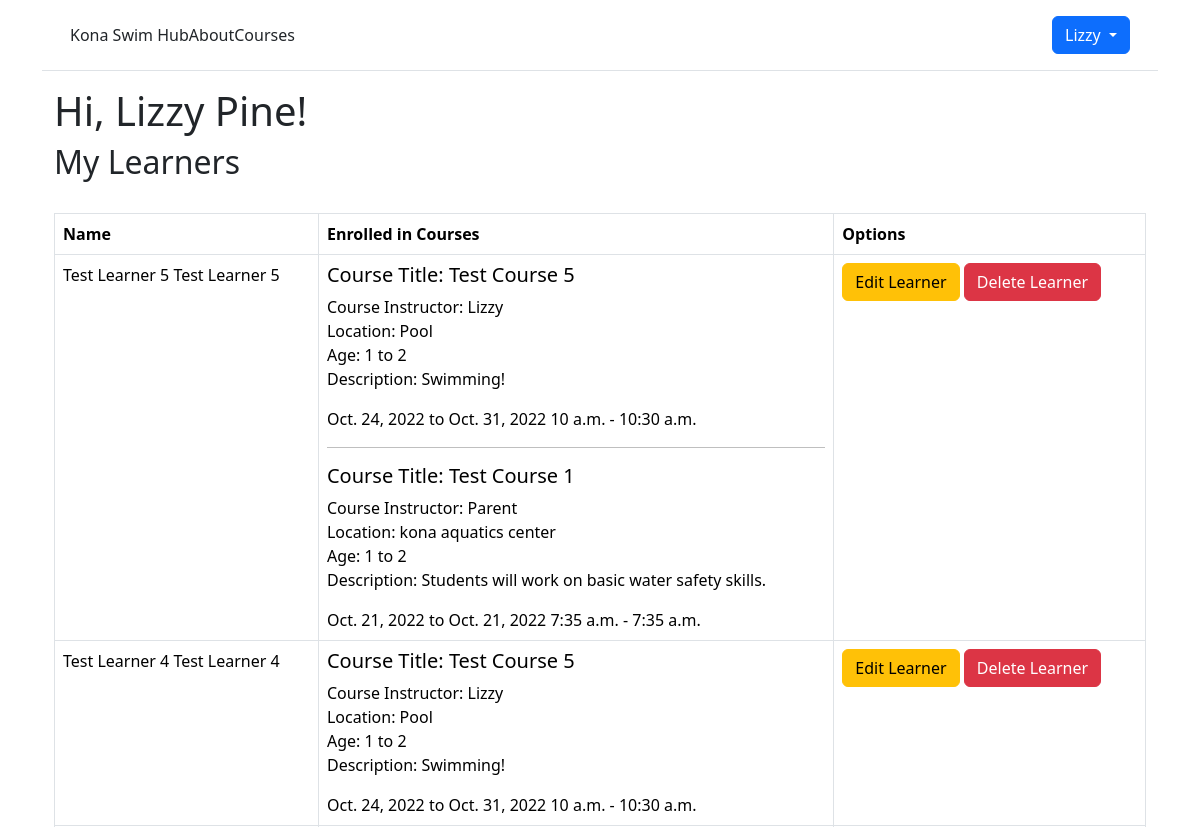
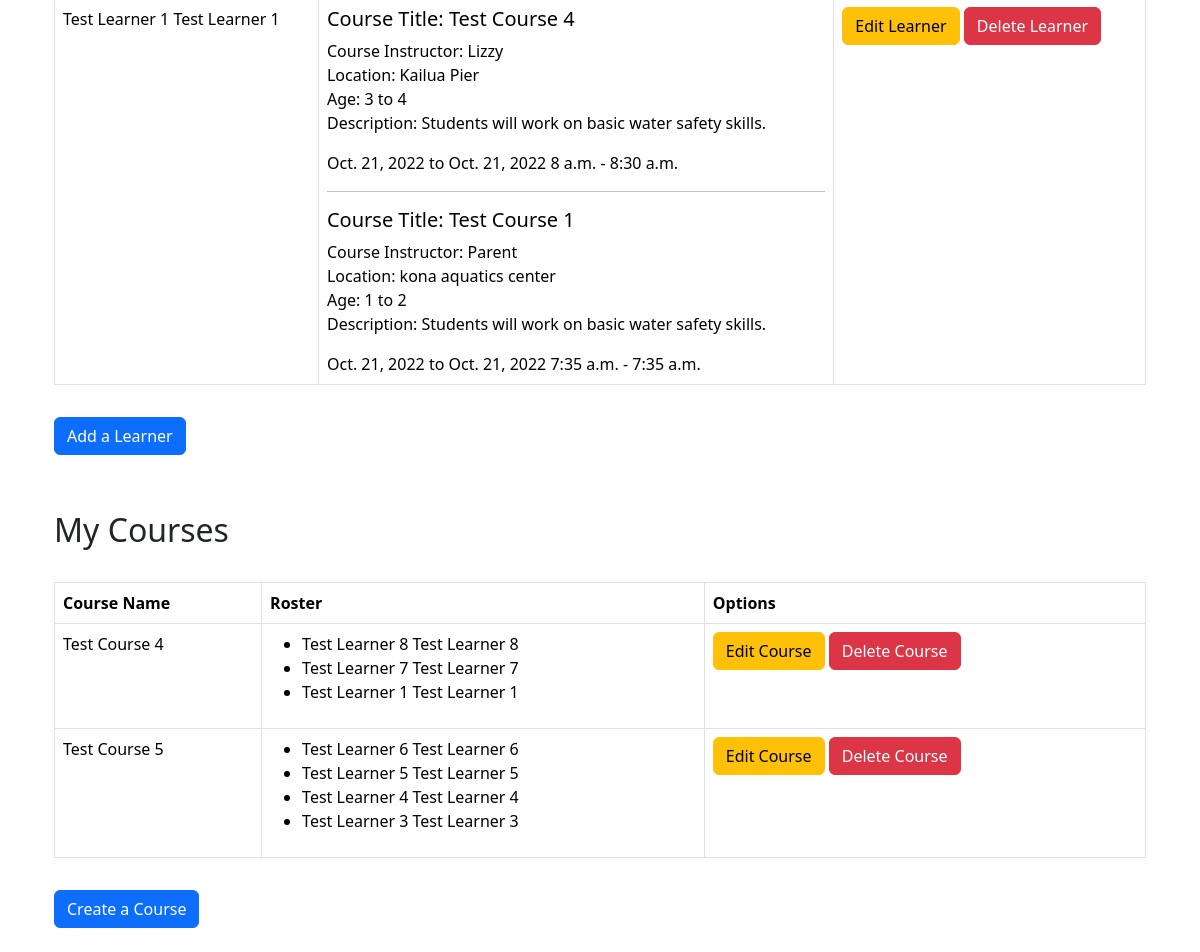
The page /accounts/my-account/ (signed in) on the database its author committed (2 pictures, top to bottom).
### accounts/models.py (models this page shows, shortened)
class CustomUser(AbstractUser):
    email = models.EmailField(max_length=200)
    password = models.CharField(max_length=200)
    first_name = models.CharField(max_length = 100)
    last_name = models.CharField(max_length = 100)
    is_instructor = models.BooleanField(default=False)
    course_created = models.ForeignKey('lessons.Course', null=True, on_delete=models.CASCADE)

class Learner(models.Model):
    associated_with_user = models.ForeignKey(CustomUser, on_delete=models.CASCADE, default=None, blank=True, null=True)
    first_name = models.CharField(max_length = 100)
    last_name = models.CharField(max_length = 100)
    birthday = models.DateField()
    def __str__(self):
        return self.first_name[:50] + " " + self.last_name[:50]

### lessons/models.py (models this page shows, shortened)
class Course(models.Model):
    course_instructor = models.ForeignKey(CustomUser, on_delete=models.CASCADE, null=True) # Check this: When User is deleted, also delete the Course.
    course_title = models.CharField(max_length=100, default=None)
    course_description = models.CharField(max_length=250)
    course_age_range_min = models.IntegerField(null=True)
    course_age_range_max = models.IntegerField(null=True)
    course_location = models.CharField(max_length=100)
    course_start_date = models.DateField(help_text="Enter the date this course will begin.")
    course_end_date = models.DateField(help_text="Enter the date this course will end.")
    course_day_of_week = models.CharField(max_length=100, blank=True)
    course_start_time = models.TimeField(help_text="Enter the start time for this course in Hawaii Standard Time (e.g., 01:00 PM).")
    course_end_time = models.TimeField(help_text="Enter the end time for this course in Hawaii Standard Time(e.g., 02:00 PM).")
    num_spots_available = models.IntegerField()
    course_price = models.DecimalField(max_digits=10, decimal_places=2)
    learner_on_roster = models.ManyToManyField(to=Learner, related_name="learners", blank=True)
    def __str__(self):
        return self.course_title[:50]

### accounts/views.py (the view)
# urls.py: path("my-account/", views.my_account_view, name="my-account"),
@login_required
def my_account_view (request):
    learners = Learner.objects.filter(associated_with_user=request.user)
    learner_courses = dict.fromkeys(learners)
    for learner in learners:
        course_list = Course.objects.filter(learner_on_roster=learner).values('course_title', 'course_instructor_id__first_name', 'course_description',
        'course_age_range_min', 'course_age_range_max', 'course_location', 'course_start_date', 'course_end_date', 'course_start_time', 'course_end_time')
        learner_courses[learner] = course_list
    courses = Course.objects.filter(course_instructor=request.user)
    rosters = dict.fromkeys(courses)
    for course in courses:
        roster = Learner.objects.filter(learners=course).values('first_name', 'last_name')
        rosters[course] = roster
    context = {
        "learners": learners,
        "learner_courses": learner_courses,
        "courses": courses,
        "rosters": rosters
    }
    return render(request, "my-account.html", context)

### templates/my-account.html (shortened to what this page needs)
{% extends "base.html" %}
{% block content %}
<div class="container">
  <h1>Hi, {{ user.first_name }} {{ user.last_name }}!</h1>
  <h2>My Learners</h2>
  <div class="row my-3">
    <div class="course-table-container">
      <table class="table table-bordered table-hover">
        <thead>
          <tr>
            <th>Name </th>
            <th>Enrolled in Courses </th>
            <th>Options</th>
          </tr>
        </thead>
        <tbody>
          {% for learner, courses in learner_courses.items %}
          <tr>
            <td>{{ learner }}</td>
            <td>
              {% for course in courses %}
              <h5> Course Title: {{ course.course_title }}</h5>
              <h7>Course Instructor: {{ course.course_instructor_id__first_name }}</h7>
              <br>
              <h7> Location: {{ course.course_location }}</h7>
              <br>
              <h7> Age: {{ course.course_age_range_min }} to {{ course.course_age_range_max }}</h7>
              <br>
              <p> Description: {{ course.course_description }} </p>
              <h7> {{ course.course_start_date }} to {{ course.course_end_date }}</h7>
              <h7> {{ course.course_start_time }} - {{ course.course_end_time }}</h7>
              <hr class="enrolled-course-description">
              {% endfor %}
            </td>
            <td>
              <a href=" {% url 'learner-update' learner.pk %}" class="btn btn-warning" role="button">Edit Learner</a>
              <a href="{% url 'learner-delete' learner.pk %}" class="btn btn-danger">Delete Learner</a>
            </td>
            {% empty %}
            <h7>You don't have any learners registered yet.</h7>
            {% endfor %}
          </tr>
        </tbody>
      </table>
    </div>
  </div>
  <div>
    <a href=" {% url 'learner-add' %}" class="btn btn-primary" role="button">Add a Learner</a>
  </div>
  <div style="margin-top: 3.5em;">
    <h2>My Courses</h2>
    <div class="row my-3">
      <div class="course-table-container">
        <table class="table table-bordered table-hover">
          <thead>
            <tr>
              <th>Course Name</th>
              <th>Roster</th>
              <th>Options</th>
            </tr>
          </thead>
          <tbody>
            <tr>
              {% for course, roster in rosters.items %}
              <td>{{ course }} </td>
              <td>
                <ul>
                  {% for learner in roster %}
                  <li>{{ learner.first_name }} {{ learner.last_name }}</li>
                  {% endfor %}
                </ul>
              </td>
              <td>
                <a href=" {% url 'course-edit' course.pk %}" class="btn btn-warning" role="button">Edit Course</a>
                <a href="{% url 'course-delete' course.pk %}" class="btn btn-danger">Delete Course</a>
              </td>
            </tr>
            {% empty %}
            <h7>You haven't created any courses yet.</h7>
            {% endfor %}
          </tbody>
        </table>
      </div>
    </div>
    <div>
      <a href=" {% url 'course_create' %}" class="btn btn-primary" role="button">Create a Course</a>
    </div>
  </div>
</div>
{% endblock content %}

### templates/base.html (shortened to what this page needs)
{% load static %}
<!doctype html>
<html lang="en">
<head>
    <link href="https://cdn.jsdelivr.net/npm/bootstrap@5.2.2/dist/css/bootstrap.min.css" rel="stylesheet"
>
    <link href="{% static 'css/base.css' %}" rel="stylesheet">
    {% load bootstrap5 %}
    {% bootstrap_css %}
</head>
<div class="container pb-4">
    <header class="p-3 mb-3 border-bottom">
        <div class="container">
            <div class="d-flex flex-wrap align-items-center justify-content-center
                justify-content-lg-start">
                <a class="navbar-brand" href="{% url 'home' %}">Kona Swim Hub</a>
                <a class="nav-link" href="{% url 'about' %}">About </a>
                <a class="nav-link" href="{% url 'course_list' %}">Courses </a>
                    {% if user.is_authenticated %}
                <div class="btn-group">
                    <button type="button" class="btn btn-primary dropdown-toggle" data-bs-toggle="dropdown"
                        aria-expanded="false">
                        {{ user.first_name }}
                    </button>
                </div>
                {% else %}
                </ul>
                <div class="text-end">
                    <a href="{% url 'login' %}" class="btn btn-outline-primary me-2">Log In</a>
                    <a href="{% url 'signup' %}" class="btn btn-primary">Sign Up</a>
                </div>
                {% endif %}
            </div>
    </header>
    {% block content %}
    {% endblock content %}
</div>
</html>

### static/css/base.css (style rules this page uses)
.course-table-container { padding-top: 1em; }

### rows shown on the page
CustomUser: first_name "Lizzy", last_name "Pine"
Learner: first_name+last_name "Test Learner 5 Test Learner 5", first_name "Test Learner 5", last_name "Test Learner 5"
Course: course_title "Test Course 5", course_instructor_id__first_name "Lizzy", course_location "Pool", course_age_range_min "1", course_age_range_max "2", course_description "Swimming!", course_start_date "Oct. 24, 2022", course_end_date "Oct. 31, 2022", course_start_time "10 a.m.", course_end_time "10:30 a.m.", first_name "Test Learner 6" "Test Learner 3", last_name "Test Learner 6" "Test Learner 3"
Course: course_title "Test Course 1", course_instructor_id__first_name "Parent", course_location "kona aquatics center", course_age_range_min "1", course_age_range_max "2", course_description "Students will work on basic water safety skills.", course_start_date "Oct. 21, 2022", course_end_date "Oct. 21, 2022", course_start_time "7:35 a.m.", course_end_time "7:35 a.m.", course_title "Test Course 4", course_instructor_id__first_name "Lizzy", course_location "Kailua Pier", course_age_range_min "3", course_age_range_max "4", course_start_time "8 a.m.", course_end_time "8:30 a.m.", first_name "Test Learner 8" "Test Learner 7", last_name "Test Learner 8" "Test Learner 7"
Learner: first_name+last_name "Test Learner 4 Test Learner 4", first_name "Test Learner 4", last_name "Test Learner 4"
Learner: first_name+last_name "Test Learner 1 Test Learner 1", first_name "Test Learner 1", last_name "Test Learner 1"
